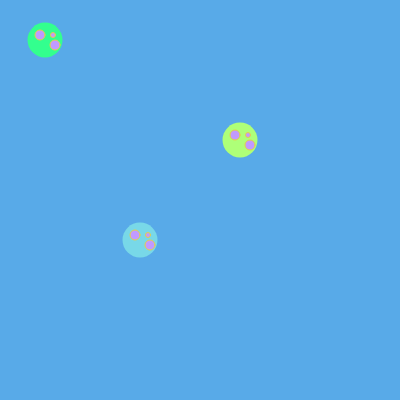
Frame 1 (no input)
Frame 60 (no input): identical to frame 1, image omitted
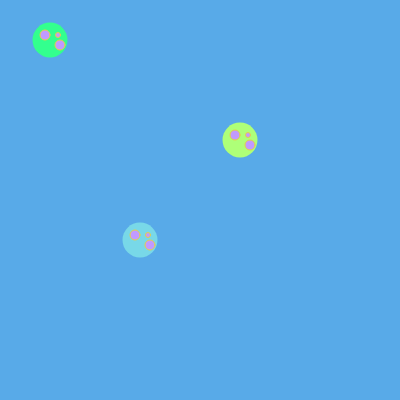
Frame 120 (the mouse pressed at the canvas centre since frame 60)

The p5.js sketch that drew these frames (run headless with seeded random() and noise() and a simulated clock; from frame 60 on, the mouse is pressed at the canvas centre):

// p5.js sketch
// ── sketch.js
var grn = 0;
var slate = 0;
var ltgrn = 0;

var step = 0;
var stepY = 0;


function setup() {
  createCanvas(400, 400);
  background(88, 170, 232);
  grn = color(51, 255, 142);
  slate = color(120, 216, 232);
  ltgrn = color(174, 255, 120);
}

function draw() {
  background(88, 170, 232);
  /*
  var x = 0;
  var y = 0;

  noStroke();
  fill(51, 255, 142);
  ellipse(40 + x, 40 + y, 35, 35);
  fill(193, 154, 255);
  stroke(229, 206, 76);
  strokeWeight(1);
  ellipse(35 + x, 35 + y, 10, 10);
  ellipse(50 + x, 45 + y, 10, 10);
  ellipse(48 + x, 35 + y, 5, 5);
  */

  bump(step, stepY, grn, 1);
  // 100 is known as x; 200 is known as y:
  bump(100, 200, slate, 0);
  
  bump(200, 100, ltgrn, 1);
  
  if((keyIsPressed) &&( key === 'w')){
     stepY += 10;
    console.log("yes");
    if(stepY > height){
      stepY = 0;
    }
  }
  
}

function bump(x, y, clr, which) { // need to pass parameters because i've defined it as such here
  noStroke();
  fill(clr);
  ellipse(40 + x, 40 + y, 35, 35);
  fill(193, 154, 255);
  stroke(229, 206, 76);
  strokeWeight(1);
  ellipse(35 + x, 35 + y, 10, 10);
  ellipse(50 + x, 45 + y, 10, 10);
  ellipse(48 + x, 35 + y, 5, 5);
}

function mouseMoved(){
  step += 5;
    
    if(step > width){
      step = -100;
    }
}

/*
function keyTyped(){

  if ( key === 'a'){
     stepY += 10;
    if(stepY > height){
      stepY = 0;
    }
  }

}

*/
